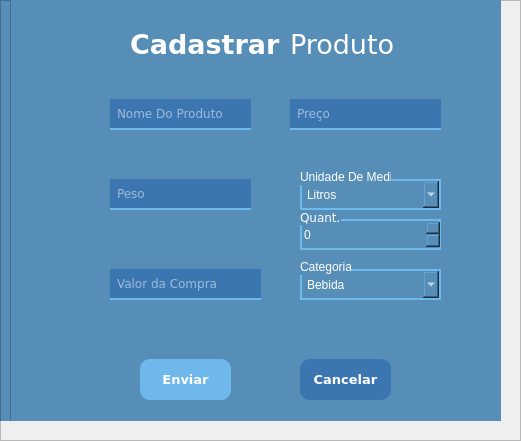
         <widget class="QFrame" name="frame_8">
          <property name="geometry">
           <rect>
            <x>-11</x>
            <y>0</y>
            <width>521</width>
            <height>441</height>
           </rect>
          </property>
          <property name="frameShape">
           <enum>QFrame::StyledPanel</enum>
          </property>
          <property name="frameShadow">
           <enum>QFrame::Raised</enum>
          </property>
          <widget class="QFrame" name="frame_9">
           <property name="geometry">
            <rect>
             <x>10</x>
             <y>170</y>
             <width>491</width>
             <height>231</height>
            </rect>
           </property>
           <property name="styleSheet">
            <string notr="true">background-color: rgb(110, 184, 236);
border-radius:25px;</string>
           </property>
           <property name="frameShape">
            <enum>QFrame::StyledPanel</enum>
           </property>
           <property name="frameShadow">
            <enum>QFrame::Raised</enum>
           </property>
           <widget class="QTableWidget" name="tableWidget">
            <property name="geometry">
             <rect>
              <x>30</x>
              <y>40</y>
              <width>431</width>
              <height>171</height>
             </rect>
            </property>
            <property name="font">
             <font>
              <family>Verdana</family>
             </font>
            </property>
            <property name="styleSheet">
             <string notr="true">background-color: rgb(255, 255, 255);
border-radius: 1px;</string>
            </property>
            <column>
             <property name="text">
              <string>Quantidade</string>
             </property>
             <property name="font">
              <font>
               <family>Verdana</family>
               <weight>75</weight>
               <bold>true</bold>
              </font>
             </property>
            </column>
            <column>
             <property name="text">
              <string>Preço_item</string>
             </property>
             <property name="font">
              <font>
               <family>Verdana</family>
               <weight>75</weight>
               <bold>true</bold>
              </font>
             </property>
            </column>
            <column>
             <property name="text">
              <string>Data_venda</string>
             </property>
             <property name="font">
              <font>
               <family>Verdana</family>
               <weight>75</weight>
               <bold>true</bold>
              </font>
             </property>
            </column>
            <column>
             <property name="text">
              <string>NomeProduto</string>
             </property>
             <property name="font">
              <font>
               <family>Verdana</family>
               <weight>75</weight>
               <bold>true</bold>
              </font>
             </property>
            </column>
            <column>
             <property name="text">
              <string>ValCompTot</string>
             </property>
             <property name="font">
              <font>
               <family>Verdana</family>
               <pointsize>8</pointsize>
               <weight>75</weight>
               <bold>true</bold>
              </font>
             </property>
            </column>
            <column>
             <property name="text">
              <string>ValCompUni</string>
             </property>
             <property name="font">
              <font>
               <family>Verdana</family>
               <pointsize>8</pointsize>
               <weight>75</weight>
               <bold>true</bold>
              </font>
             </property>
            </column>
           </widget>
           <widget class="QLabel" name="label_6">
            <property name="geometry">
             <rect>
              <x>40</x>
              <y>10</y>
              <width>201</width>
              <height>21</height>
             </rect>
            </property>
            <property name="font">
             <font>
              <family>Verdana</family>
              <pointsize>17</pointsize>
              <weight>75</weight>
              <bold>true</bold>
             </font>
            </property>
            <property name="styleSheet">
             <string notr="true">color: rgb(255, 255, 255);</string>
            </property>
            <property name="text">
             <string>Vendas Janeiro</string>
            </property>
           </widget>
          </widget>
          <widget class="QLineEdit" name="lineEdit_3">
           <property name="geometry">
            <rect>
             <x>20</x>
             <y>80</y>
             <width>91</width>
             <height>21</height>
            </rect>
           </property>
           <property name="styleSheet">
            <string notr="true">QLineEdit{
	background-color: rgb(73, 120, 156);
	padding-left: 10px;
	color: white;
    border:none;
}

QLineEdit:focus{
	border: 2px solid #32536B;
}
QLineEdit:hover{
	border: 2px solid #32536B;
}</string>
           </property>
           <property name="placeholderText">
            <string>Ano</string>
           </property>
          </widget>
          <widget class="QPushButton" name="pushButton_18">
           <property name="geometry">
            <rect>
             <x>110</x>
             <y>80</y>
             <width>31</width>
             <height>21</height>
            </rect>
           </property>
           <property name="font">
            <font>
             <family>Verdana</family>
             <weight>75</weight>
             <bold>true</bold>
            </font>
           </property>
           <property name="cursor">
            <cursorShape>PointingHandCursor</cursorShape>
           </property>
           <property name="styleSheet">
            <string notr="true">QPushButton{
	border: none;
	background-color:#B7D6EE;
	
}
QPushButton:hover{
	background-color:#52606B;
	color: white;
	border: 2px solid #32536B;
}</string>
           </property>
           <property name="text">
            <string/>
           </property>
           <property name="icon">
            <iconset resource="iconesCant.qrc">
             <normaloff>:/newPrefix/lupa (1).png</normaloff>:/newPrefix/lupa (1).png</iconset>
           </property>
          </widget>
          <widget class="QLabel" name="label_7">
           <property name="geometry">
            <rect>
             <x>270</x>
             <y>80</y>
             <width>121</width>
             <height>21</height>
            </rect>
           </property>
           <property name="font">
            <font>
             <family>Unispace</family>
             <pointsize>12</pointsize>
             <weight>75</weight>
             <bold>true</bold>
            </font>
           </property>
           <property name="styleSheet">
            <string notr="true">color: rgb(255, 255, 255);</string>
           </property>
           <property name="text">
            <string>Lucro Total:</string>
           </property>
          </widget>
          <widget class="QLabel" name="label_9">
           <property name="geometry">
            <rect>
             <x>-20</x>
             <y>20</y>
             <width>511</width>
             <height>41</height>
            </rect>
           </property>
           <property name="font">
            <font>
             <family>Verdana</family>
             <pointsize>20</pointsize>
             <weight>75</weight>
             <bold>true</bold>
            </font>
           </property>
           <property name="styleSheet">
            <string notr="true">color: rgb(255, 255, 255);</string>
           </property>
           <property name="text">
            <string>RELATÓRIOS</string>
           </property>
           <property name="alignment">
            <set>Qt::AlignCenter</set>
           </property>
          </widget>
          <widget class="QFrame" name="frame_10">
           <property name="geometry">
            <rect>
             <x>0</x>
             <y>0</y>
             <width>501</width>
             <height>421</height>
            </rect>
           </property>
           <property name="frameShape">
            <enum>QFrame::StyledPanel</enum>
           </property>
           <property name="frameShadow">
            <enum>QFrame::Raised</enum>
           </property>
           <widget class="QLabel" name="label_10">
            <property name="geometry">
             <rect>
              <x>30</x>
              <y>30</y>
              <width>47</width>
              <height>13</height>
             </rect>
            </property>
            <property name="text">
             <string>Vendas</string>
            </property>
           </widget>
           <widget class="QFrame" name="frame_11">
            <property name="geometry">
             <rect>
              <x>0</x>
              <y>0</y>
              <width>501</width>
              <height>511</height>
             </rect>
            </property>
            <property name="styleSheet">
             <string notr="true">background-color: rgb(87, 142, 184);</string>
            </property>
            <property name="frameShape">
             <enum>QFrame::StyledPanel</enum>
            </property>
            <property name="frameShadow">
             <enum>QFrame::Raised</enum>
            </property>
            <widget class="QLabel" name="label_13">
             <property name="geometry">
              <rect>
               <x>30</x>
               <y>40</y>
               <width>47</width>
               <height>13</height>
              </rect>
             </property>
             <property name="text">
              <string>Clientes</string>
             </property>
            </widget>
            <widget class="QFrame" name="frame_14">
             <property name="geometry">
              <rect>
               <x>10</x>
               <y>-1</y>
               <width>500</width>
               <height>1001</height>
              </rect>
             </property>
             <property name="frameShape">
              <enum>QFrame::StyledPanel</enum>
             </property>
             <property name="frameShadow">
              <enum>QFrame::Raised</enum>
             </property>
             <widget class="QLineEdit" name="lineEdit_2">
              <property name="geometry">
               <rect>
                <x>100</x>
                <y>100</y>
                <width>141</width>
                <height>31</height>
               </rect>
              </property>
              <property name="font">
               <font>
                <family>Verdana</family>
               </font>
              </property>
              <property name="styleSheet">
               <string notr="true">QLineEdit{background-color: rgb(255, 255, 255);
padding-left:5px;
border-top: none;
border-left: none;
border-right: none;
border-bottom: 2px solid rgb(110, 184, 236);
background-color: rgb(59, 118, 177);
	color: rgb(255, 255, 255);

}

QLineEdit:focus{
	border: 2px solid rgb(110, 184, 236);
}
QLineEdit:Hover{
	border: 2px solid rgb(110, 184, 236);
}</string>
              </property>
              <property name="placeholderText">
               <string>Nome Do Produto</string>
              </property>
             </widget>
             <widget class="QLineEdit" name="lineEdit_5">
              <property name="geometry">
               <rect>
                <x>280</x>
                <y>100</y>
                <width>151</width>
                <height>31</height>
               </rect>
              </property>
              <property name="font">
               <font>
                <family>Verdana</family>
               </font>
              </property>
              <property name="styleSheet">
               <string notr="true">QLineEdit{background-color: rgb(255, 255, 255);
padding-left:5px;
border-top: none;
border-left: none;
border-right: none;
border-bottom: 2px solid rgb(110, 184, 236);
background-color: rgb(59, 118, 177);
	color: rgb(255, 255, 255);

}

QLineEdit:focus{
	border: 2px solid rgb(110, 184, 236);
}
QLineEdit:Hover{
	border: 2px solid rgb(110, 184, 236);
}</string>
              </property>
              <property name="placeholderText">
               <string>Preço</string>
              </property>
             </widget>
             <widget class="QSpinBox" name="spinBox">
              <property name="geometry">
               <rect>
                <x>290</x>
                <y>220</y>
                <width>141</width>
                <height>31</height>
               </rect>
              </property>
              <property name="styleSheet">
               <string notr="true">background-color: rgb(87, 142, 184);
color: rgb(255, 255, 255);
border: 2px solid rgb(110, 184, 236);</string>
              </property>
              <property name="wrapping">
               <bool>false</bool>
              </property>
              <property name="buttonSymbols">
               <enum>QAbstractSpinBox::UpDownArrows</enum>
              </property>
              <property name="showGroupSeparator" stdset="0">
               <bool>false</bool>
              </property>
              <property name="maximum">
               <number>1000000000</number>
              </property>
             </widget>
             <widget class="QLabel" name="label_14">
              <property name="geometry">
               <rect>
                <x>290</x>
                <y>210</y>
                <width>41</width>
                <height>16</height>
               </rect>
              </property>
              <property name="font">
               <font>
                <family>Verdana</family>
               </font>
              </property>
              <property name="styleSheet">
               <string notr="true">color: rgb(255, 255, 255);</string>
              </property>
              <property name="text">
               <string>Quant.</string>
              </property>
             </widget>
             <widget class="QPushButton" name="pushButton_20">
              <property name="geometry">
               <rect>
                <x>130</x>
                <y>360</y>
                <width>91</width>
                <height>41</height>
               </rect>
              </property>
              <property name="font">
               <font>
                <family>Verdana</family>
                <pointsize>10</pointsize>
                <weight>75</weight>
                <bold>true</bold>
               </font>
              </property>
              <property name="cursor">
               <cursorShape>PointingHandCursor</cursorShape>
              </property>
              <property name="styleSheet">
               <string notr="true">QPushButton{
	background-color: rgb(110, 184, 236);
	border: none;
	border-radius: 10px;
	color: White;
}

QPushButton:hover{
		
	background-color: rgb(59, 118, 177);
}</string>
              </property>
              <property name="text">
               <string>Enviar</string>
              </property>
             </widget>
             <widget class="QPushButton" name="pushButton_23">
              <property name="geometry">
               <rect>
                <x>290</x>
                <y>360</y>
                <width>91</width>
                <height>41</height>
               </rect>
              </property>
              <property name="font">
               <font>
                <family>Verdana</family>
                <pointsize>10</pointsize>
                <weight>75</weight>
                <bold>true</bold>
               </font>
              </property>
              <property name="cursor">
               <cursorShape>PointingHandCursor</cursorShape>
              </property>
              <property name="styleSheet">
               <string notr="true">QPushButton{
background-color: rgb(59, 118, 177);
border: none;
border-radius: 10px;
color: white;
}
QPushButton:hover{
	background-color: rgb(110, 184, 236);
}</string>
              </property>
              <property name="text">
               <string>Cancelar</string>
              </property>
             </widget>
             <widget class="QPushButton" name="pushButton_24">
              <property name="geometry">
               <rect>
                <x>20</x>
                <y>40</y>
                <width>31</width>
                <height>23</height>
               </rect>
              </property>
              <property name="cursor">
               <cursorShape>PointingHandCursor</cursorShape>
              </property>
              <property name="styleSheet">
               <string notr="true">border:none;</string>
              </property>
              <property name="text">
               <string/>
              </property>
              <property name="icon">
               <iconset resource="iconesCant.qrc">
                <normaloff>:/newPrefix/de-volta (1).png</normaloff>:/newPrefix/de-volta (1).png</iconset>
              </property>
              <property name="iconSize">
               <size>
                <width>24</width>
                <height>24</height>
               </size>
              </property>
             </widget>
             <widget class="QLabel" name="label_15">
              <property name="geometry">
               <rect>
                <x>120</x>
                <y>30</y>
                <width>151</width>
                <height>31</height>
               </rect>
              </property>
              <property name="font">
               <font>
                <family>Verdana</family>
                <pointsize>20</pointsize>
                <weight>75</weight>
                <bold>true</bold>
               </font>
              </property>
              <property name="styleSheet">
               <string notr="true">color: rgb(255, 255, 255);</string>
              </property>
              <property name="text">
               <string>Cadastrar</string>
              </property>
             </widget>
             <widget class="QLabel" name="label_16">
              <property name="geometry">
               <rect>
                <x>280</x>
                <y>30</y>
                <width>111</width>
                <height>31</height>
               </rect>
              </property>
              <property name="font">
               <font>
                <family>Verdana</family>
                <pointsize>20</pointsize>
               </font>
              </property>
              <property name="styleSheet">
               <string notr="true">color: rgb(255, 255, 255);</string>
              </property>
              <property name="text">
               <string>Produto</string>
              </property>
             </widget>
             <widget class="QComboBox" name="comboBox">
              <property name="geometry">
               <rect>
                <x>290</x>
                <y>270</y>
                <width>141</width>
                <height>31</height>
               </rect>
              </property>
              <property name="styleSheet">
               <string notr="true">background-color: rgb(87, 142, 184);
color: rgb(255, 255, 255);
border: 2px solid rgb(110, 184, 236);
padding-left:5px;</string>
              </property>
              <item>
               <property name="text">
                <string>Bebida</string>
               </property>
              </item>
              <item>
               <property name="text">
                <string>Comida</string>
               </property>
              </item>
             </widget>
             <widget class="QLabel" name="label_17">
              <property name="geometry">
               <rect>
                <x>290</x>
                <y>260</y>
                <width>51</width>
                <height>16</height>
               </rect>
              </property>
              <property name="styleSheet">
               <string notr="true">color: rgb(255, 255, 255);</string>
              </property>
              <property name="text">
               <string>Categoria</string>
              </property>
             </widget>
             <widget class="QLineEdit" name="lineEdit_6">
              <property name="geometry">
               <rect>
                <x>100</x>
                <y>180</y>
                <width>141</width>
                <height>31</height>
               </rect>
              </property>
              <property name="font">
               <font>
                <family>Verdana</family>
               </font>
              </property>
              <property name="styleSheet">
               <string notr="true">QLineEdit{background-color: rgb(255, 255, 255);
padding-left:5px;
border-top: none;
border-left: none;
border-right: none;
border-bottom: 2px solid rgb(110, 184, 236);
background-color: rgb(59, 118, 177);
	color: rgb(255, 255, 255);

}

QLineEdit:focus{
	border: 2px solid rgb(110, 184, 236);
}
QLineEdit:Hover{
	border: 2px solid rgb(110, 184, 236);
}</string>
              </property>
              <property name="placeholderText">
               <string>Peso</string>
              </property>
             </widget>
             <widget class="QComboBox" name="comboBox_2">
              <property name="geometry">
               <rect>
                <x>290</x>
                <y>180</y>
                <width>141</width>
                <height>31</height>
               </rect>
              </property>
              <property name="styleSheet">
               <string notr="true">background-color: rgb(87, 142, 184);
color: rgb(255, 255, 255);
border: 2px solid rgb(110, 184, 236);
padding-left:5px;</string>
              </property>
              <item>
               <property name="text">
                <string>Litros</string>
               </property>
              </item>
              <item>
               <property name="text">
                <string>Gramas</string>
               </property>
              </item>
              <item>
               <property name="text">
                <string>Quilos</string>
               </property>
              </item>
              <item>
               <property name="text">
                <string>Miligramas</string>
               </property>
              </item>
             </widget>
             <widget class="QLabel" name="label_18">
              <property name="geometry">
               <rect>
                <x>290</x>
                <y>170</y>
                <width>91</width>
                <height>16</height>
               </rect>
              </property>
              <property name="styleSheet">
               <string notr="true">color: rgb(255, 255, 255);</string>
              </property>
              <property name="text">
               <string>Unidade De Medida</string>
              </property>
             </widget>
             <widget class="QLineEdit" name="lineEdit_8">
              <property name="geometry">
               <rect>
                <x>100</x>
                <y>270</y>
                <width>151</width>
                <height>31</height>
               </rect>
              </property>
              <property name="font">
               <font>
                <family>Verdana</family>
               </font>
              </property>
              <property name="styleSheet">
               <string notr="true">QLineEdit{background-color: rgb(255, 255, 255);
padding-left:5px;
border-top: none;
border-left: none;
border-right: none;
border-bottom: 2px solid rgb(110, 184, 236);
background-color: rgb(59, 118, 177);
	color: rgb(255, 255, 255);

}

QLineEdit:focus{
	border: 2px solid rgb(110, 184, 236);
}
QLineEdit:Hover{
	border: 2px solid rgb(110, 184, 236);
}</string>
              </property>
              <property name="placeholderText">
               <string>Valor da Compra</string>
              </property>
             </widget>
            </widget>
           </widget>
          </widget>
          <widget class="QLineEdit" name="lineEdit_4">
           <property name="enabled">
            <bool>false</bool>
           </property>
           <property name="geometry">
            <rect>
             <x>390</x>
             <y>80</y>
             <width>101</width>
             <height>21</height>
            </rect>
           </property>
           <property name="font">
            <font>
             <family>Unispace</family>
             <pointsize>12</pointsize>
             <weight>75</weight>
             <bold>true</bold>
            </font>
           </property>
           <property name="styleSheet">
            <string notr="true">background-color: rgb(73, 120, 156);
border: none;
color:white;</string>
           </property>
           <property name="text">
            <string/>
           </property>
          </widget>
          <widget class="QFrame" name="frame_13">
           <property name="geometry">
            <rect>
             <x>10</x>
             <y>120</y>
             <width>491</width>
             <height>41</height>
            </rect>
           </property>
           <property name="styleSheet">
            <string notr="true">background-color: rgb(73, 120, 156);
border-radius: 10px;</string>
           </property>
           <property name="frameShape">
            <enum>QFrame::StyledPanel</enum>
           </property>
           <property name="frameShadow">
            <enum>QFrame::Raised</enum>
           </property>
           <widget class="QPushButton" name="pushButton_17">
            <property name="geometry">
             <rect>
              <x>450</x>
              <y>10</y>
              <width>31</width>
              <height>23</height>
             </rect>
            </property>
            <property name="cursor">
             <cursorShape>PointingHandCursor</cursorShape>
            </property>
            <property name="styleSheet">
             <string notr="true">QPushButton{
	border: 1px solid white;
	Color: white;
	border-radius: 7px;

}
QPushButton:hover{
	Color: black;
	
	
	background-color: rgb(110, 184, 236);
}</string>
            </property>
            <property name="text">
             <string>Dez</string>
            </property>
           </widget>
           <widget class="QPushButton" name="pushButton_16">
            <property name="geometry">
             <rect>
              <x>410</x>
              <y>10</y>
              <width>31</width>
              <height>23</height>
             </rect>
            </property>
            <property name="cursor">
             <cursorShape>PointingHandCursor</cursorShape>
            </property>
            <property name="styleSheet">
             <string notr="true">QPushButton{
	border: 1px solid white;
	Color: white;
	border-radius: 7px;

}
QPushButton:hover{
	Color: black;
	
	
	background-color: rgb(110, 184, 236);
}</string>
            </property>
            <property name="text">
             <string>Nov</string>
            </property>
           </widget>
           <widget class="QPushButton" name="pushButton_15">
            <property name="geometry">
             <rect>
              <x>370</x>
              <y>10</y>
              <width>31</width>
              <height>23</height>
             </rect>
            </property>
            <property name="cursor">
             <cursorShape>PointingHandCursor</cursorShape>
            </property>
            <property name="styleSheet">
             <string notr="true">QPushButton{
	border: 1px solid white;
	Color: white;
	border-radius: 7px;

}
QPushButton:hover{
	Color: black;
	
	
	background-color: rgb(110, 184, 236);
}</string>
            </property>
            <property name="text">
             <string>Out</string>
            </property>
           </widget>
           <widget class="QPushButton" name="pushButton_6">
            <property name="geometry">
             <rect>
              <x>10</x>
              <y>10</y>
              <width>31</width>
              <height>23</height>
             </rect>
            </property>
            <property name="cursor">
             <cursorShape>PointingHandCursor</cursorShape>
            </property>
            <property name="styleSheet">
             <string notr="true">QPushButton{
	border: 1px solid white;
	Color: white;
	border-radius: 7px;

}
QPushButton:hover{
	Color: black;
	
	
	background-color: rgb(110, 184, 236);
}</string>
            </property>
            <property name="text">
             <string>Jan</string>
            </property>
           </widget>
           <widget class="QPushButton" name="pushButton_7">
            <property name="geometry">
             <rect>
              <x>50</x>
              <y>10</y>
              <width>31</width>
              <height>23</height>
             </rect>
            </property>
            <property name="cursor">
             <cursorShape>PointingHandCursor</cursorShape>
            </property>
            <property name="styleSheet">
             <string notr="true">QPushButton{
	border: 1px solid white;
	Color: white;
	border-radius: 7px;

}
QPushButton:hover{
	Color: black;
	
	
	background-color: rgb(110, 184, 236);
}</string>
            </property>
            <property name="text">
             <string>Fev</string>
            </property>
           </widget>
           <widget class="QPushButton" name="pushButton_14">
            <property name="geometry">
             <rect>
              <x>330</x>
              <y>10</y>
              <width>31</width>
              <height>23</height>
             </rect>
            </property>
            <property name="cursor">
             <cursorShape>PointingHandCursor</cursorShape>
            </property>
            <property name="styleSheet">
             <string notr="true">QPushButton{
	border: 1px solid white;
	Color: white;
	border-radius: 7px;

}
QPushButton:hover{
	Color: black;
	
	
	background-color: rgb(110, 184, 236);
}</string>
            </property>
            <property name="text">
             <string>Set</string>
            </property>
           </widget>
           <widget class="QPushButton" name="pushButton_13">
            <property name="geometry">
             <rect>
              <x>290</x>
              <y>10</y>
              <width>31</width>
              <height>23</height>
             </rect>
            </property>
            <property name="cursor">
             <cursorShape>PointingHandCursor</cursorShape>
            </property>
            <property name="styleSheet">
             <string notr="true">QPushButton{
	border: 1px solid white;
	Color: white;
	border-radius: 7px;

}
QPushButton:hover{
	Color: black;
	
	
	background-color: rgb(110, 184, 236);
}</string>
            </property>
            <property name="text">
             <string>Ago</string>
            </property>
           </widget>
           <widget class="QPushButton" name="pushButton_8">
            <property name="geometry">
             <rect>
              <x>90</x>
              <y>10</y>
              <width>31</width>
              <height>23</height>
             </rect>
            </property>
            <property name="cursor">
             <cursorShape>PointingHandCursor</cursorShape>
            </property>
            <property name="styleSheet">
             <string notr="true">QPushButton{
	border: 1px solid white;
	Color: white;
	border-radius: 7px;

}
QPushButton:hover{
	Color: black;
	
	
	background-color: rgb(110, 184, 236);
}</string>
            </property>
            <property name="text">
             <string>Mar</string>
            </property>
           </widget>
           <widget class="QPushButton" name="pushButton_9">
            <property name="geometry">
             <rect>
              <x>130</x>
              <y>10</y>
              <width>31</width>
              <height>23</height>
             </rect>
            </property>
            <property name="cursor">
             <cursorShape>PointingHandCursor</cursorShape>
            </property>
            <property name="styleSheet">
             <string notr="true">QPushButton{
	border: 1px solid white;
	Color: white;
	border-radius: 7px;

}
QPushButton:hover{
	Color: black;
	
	
	background-color: rgb(110, 184, 236);
}</string>
            </property>
            <property name="text">
             <string>Abr</string>
            </property>
           </widget>
           <widget class="QPushButton" name="pushButton_10">
            <property name="geometry">
             <rect>
              <x>170</x>
              <y>10</y>
              <width>31</width>
              <height>23</height>
             </rect>
            </property>
            <property name="cursor">
             <cursorShape>PointingHandCursor</cursorShape>
            </property>
            <property name="styleSheet">
             <string notr="true">QPushButton{
	border: 1px solid white;
	Color: white;
	border-radius: 7px;

}
QPushButton:hover{
	Color: black;
	
	
	background-color: rgb(110, 184, 236);
}</string>
            </property>
            <property name="text">
             <string>Mai</string>
            </property>
           </widget>
           <widget class="QPushButton" name="pushButton_11">
            <property name="geometry">
             <rect>
              <x>210</x>
              <y>10</y>
              <width>31</width>
              <height>23</height>
             </rect>
            </property>
            <property name="cursor">
             <cursorShape>PointingHandCursor</cursorShape>
            </property>
            <property name="styleSheet">
             <string notr="true">QPushButton{
	border: 1px solid white;
	Color: white;
	border-radius: 7px;

}
QPushButton:hover{
	Color: black;
	
	
	background-color: rgb(110, 184, 236);
}</string>
            </property>
            <property name="text">
             <string>Jun</string>
            </property>
           </widget>
           <widget class="QPushButton" name="pushButton_12">
            <property name="geometry">
             <rect>
              <x>250</x>
              <y>10</y>
              <width>31</width>
              <height>23</height>
             </rect>
            </property>
            <property name="cursor">
             <cursorShape>PointingHandCursor</cursorShape>
            </property>
            <property name="styleSheet">
             <string notr="true">QPushButton{
	border: 1px solid white;
	Color: white;
	border-radius: 7px;

}
QPushButton:hover{
	Color: black;
	
	
	background-color: rgb(110, 184, 236);
}</string>
            </property>
            <property name="text">
             <string>Jul</string>
            </property>
           </widget>
          </widget>
          <zorder>frame_13</zorder>
          <zorder>lineEdit_4</zorder>
          <zorder>frame_9</zorder>
          <zorder>lineEdit_3</zorder>
          <zorder>pushButton_18</zorder>
          <zorder>label_7</zorder>
          <zorder>label_9</zorder>
          <zorder>frame_10</zorder>
         </widget>
